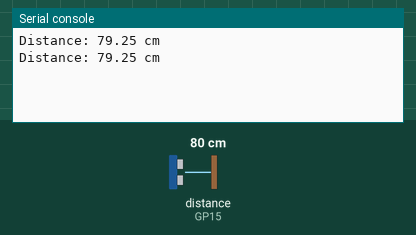
Recording of a program running on a simulated Raspberry Pi Pico running MicroPython. Parts: the last lines printed to the serial console. The test bench sets the inputs (shaded band); at power-on: distance to the obstacle (sensor on GP15) 80 cm. The echo pulse lasts 58.3 µs per cm.

Above: at 1.2 s.
1.3 s: distance to the obstacle (sensor on GP15) set to 2 cm
At 2.8 s:
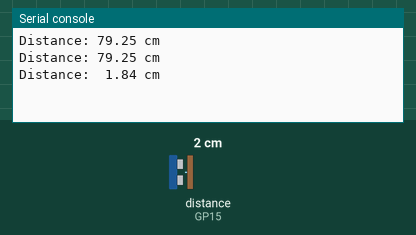
3.5 s: distance to the obstacle (sensor on GP15) set to 120 cm
At 4.8 s:
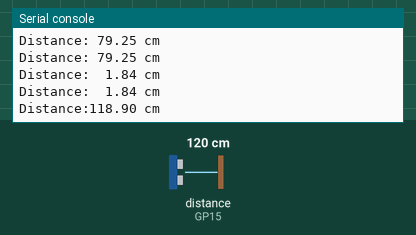

The program:

Ultrasonic_Ranging.py
```python
import utime
from machine import Pin

#Demo für eine Entfernungsmessung mittels des Ultraschallsensors
#Misst einmal pro Sekunde und gibt denn gemessenen Wert in cm aus

Echo = Pin(15, Pin.IN)
Trig = Pin(14, Pin.OUT)
Trig.value(0)
Echo.value(0)

#Misst die Entfernung mittels Ultraschallsensor und gibt die Entfernung in cm zurück
def dist():
    Trig.value(1)
    utime.sleep_us(10)
    Trig.value(0)
    while(Echo.value() == 0):
        pass
    ts=utime.ticks_us()
    while(Echo.value() == 1):
        pass
    te=utime.ticks_us()
    distance=((te-ts)*0.034)/2
    return distance

while True:
    print("Distance:%6.2f cm" % dist())
    utime.sleep(1)
```

Measured:
- after the input at 1.3 s, the serial console: prints a new line after 0.71 s (image 1)
- after the input at 3.5 s, the serial console: prints a new line after 0.52 s (image 2)
